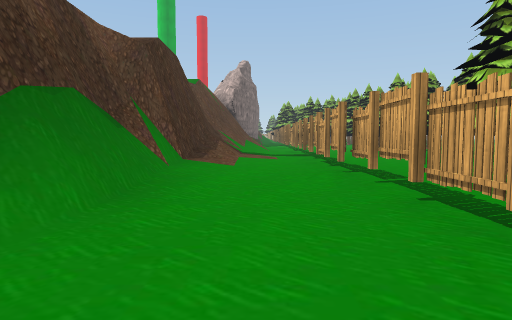
View 1 (above)

21 first-person views from a walk through a Unity game level. The camera is 1.2 m above the floor, tilts 4° down and sees 75° across. The floor is counted in squares, 2 m on a side. Each view is taken from the middle of a square. On the plan, view 1 faces up. The plan holds only what a view shows up to about 10 squares ahead; the rest is blank. The place goes on beyond the plan. The player character is not drawn. Some animated figures are not drawn. Some surface patterns are stand-ins.

View 2
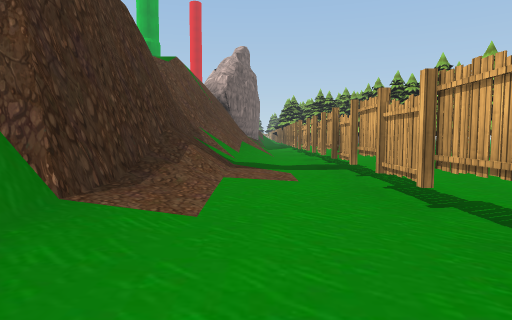

View 3
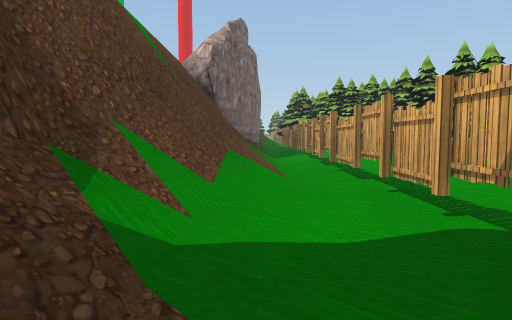

View 4
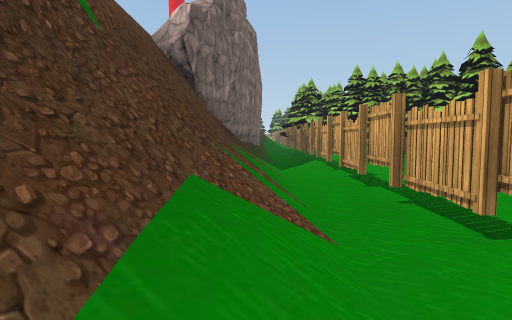

View 5
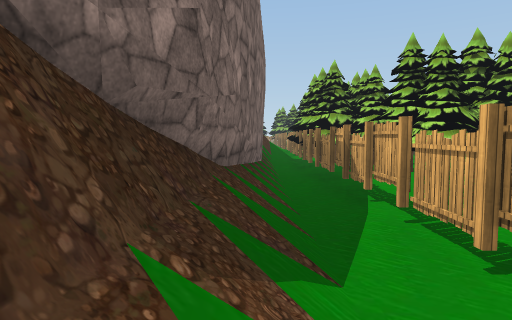

View 6
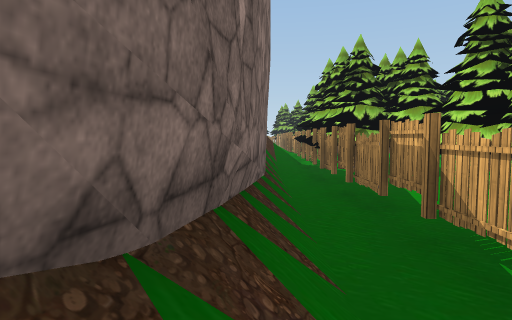

View 7
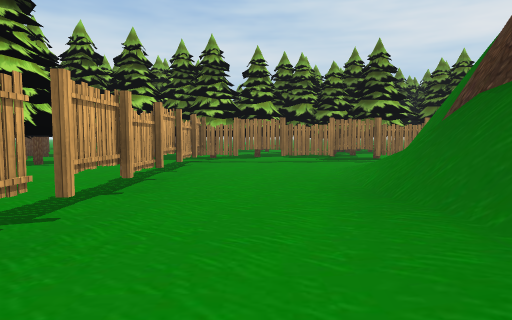

View 8
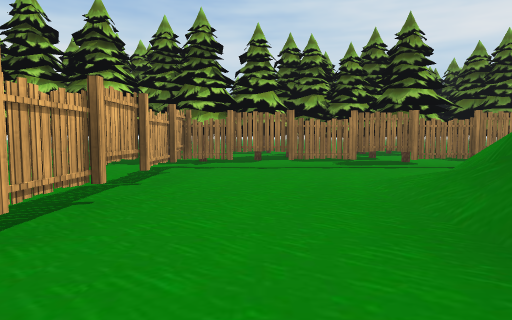

View 9
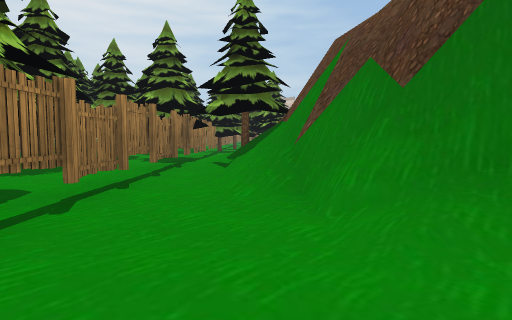

View 10
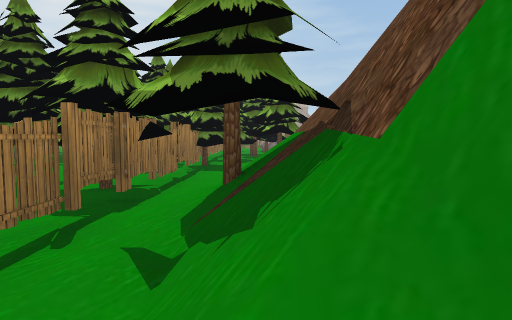

View 11
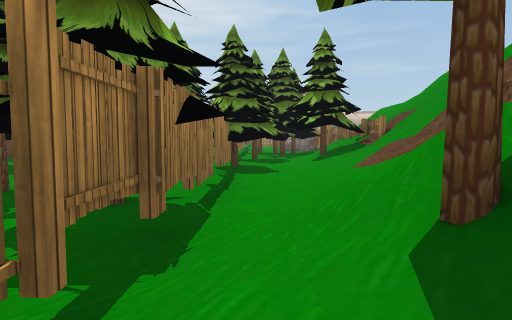

View 12
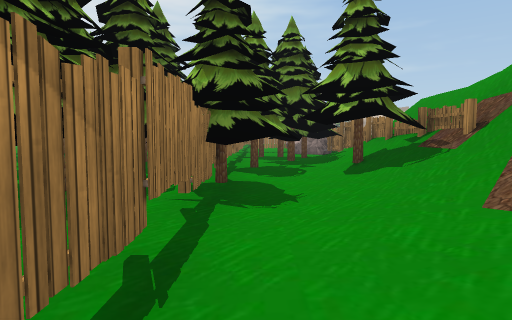

View 13
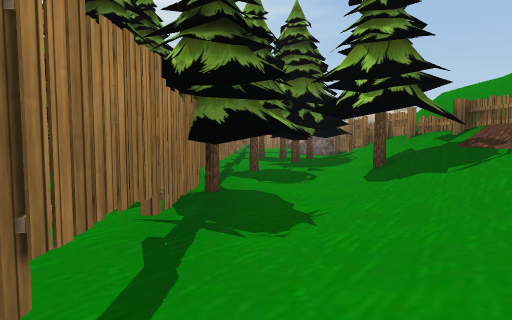

View 14
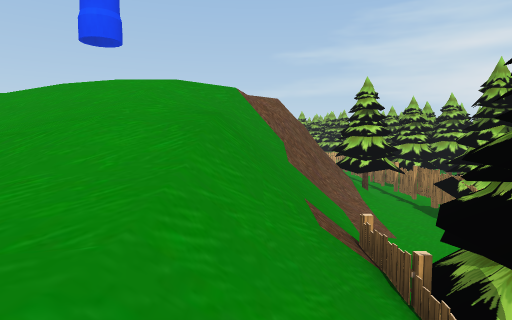

View 15
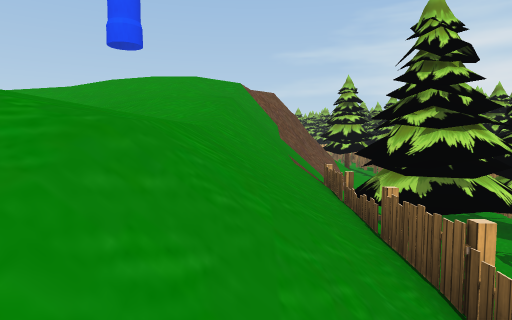

View 16
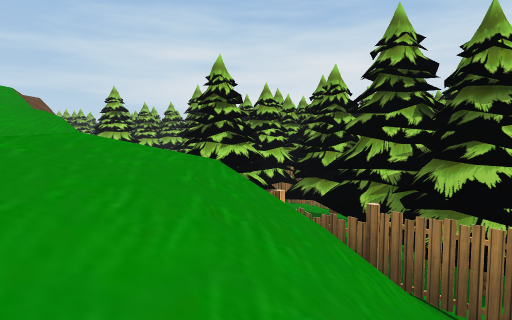

View 17
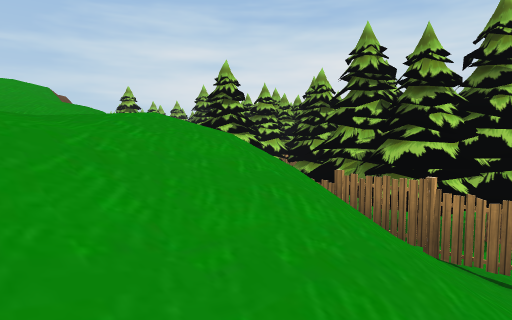

View 18
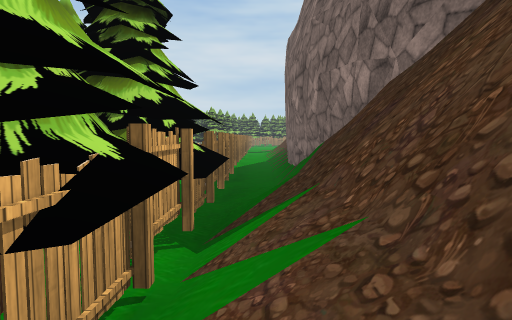

View 19
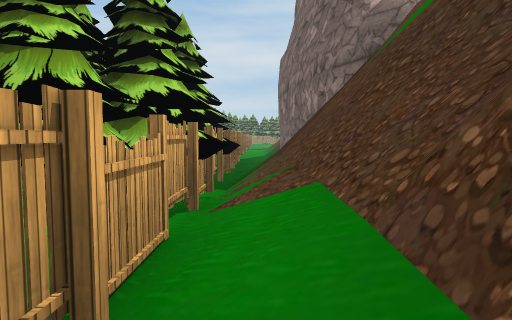

View 20
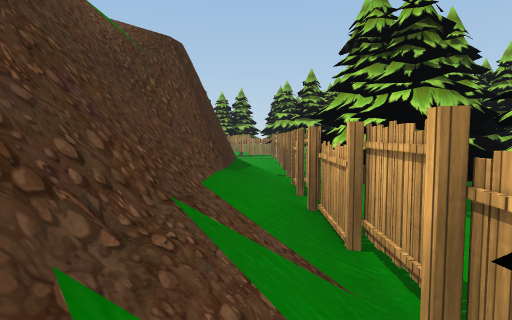

View 21
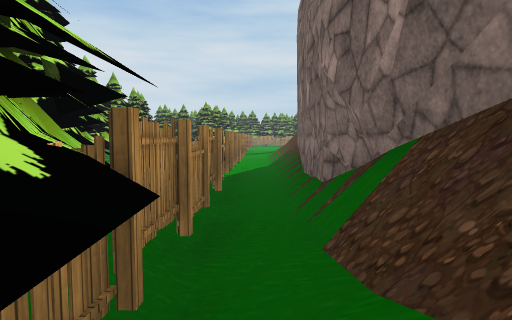

### Floor plan
Key: @ floor where view 1 was taken; # wall or solid block; x gap in a wall; . main floor; : floor 0.25 m higher than the main floor; + floor 6 m higher than the main floor; / step, stairs or slope; = window, fence, low wall or low ledge; v drop or lower ground; T thing the floor can be seen under or through.
Columns run from 21 left of view 1 to 4 right of it. Each row starts with its distance up from view 1.
 37                     /#/##
 36                     ##/##
 35                     ##/=#
 34                     v#/##
 33                     v#/##
 32                     v#/#
 31                     ##/#
 30                      #/#
 29                      #/#
 28                      #/#
 27                      #/#
 26                      #.###
 25                      #.x.#
 24                      #.#.
 23                      #.#.
 22                      #.#.
 21                     ##.x
 20                    /#/.#.
 19                    /#/.#.
 18                    v#/.#.
 17                    v#/.#.
 16                    ##/.#.
 15                    #//.x.
 14                   /#//.T.
 13                   /#//.T.
 12                    #//.T.
 11                    #//.T.
 10                    #/:.T.
  9                    #/:.T.
  8          //       /#/:.T.
  7         ///       v#/..T.
  6 ////    ///       ##/..T
  5 ////  ////+       ##:..T
  4 ///////////+      ##...x
  3 ////////#//#/+    #=...#
  2 ///vvv/////### /vv#/...##
  1  ###vv##/////#####=/...#
  0   ######/////## //...@.#
 -1       ###...////.......=
 -2        #################

Positions as (right, up) in squares from view 1, and headings:
1: (0, 0), facing up
2: (0, 4), facing up
3: (0, 9), facing up
4: (0, 12), facing up
5: (0, 17), facing up
6: (0, 20), facing up
7: (0, 7), facing down
8: (0, 5), facing down
9: (0, 0), facing left
10: (-4, 0), facing left
11: (-6, -1), facing left
12: (-9, -1), facing left
13: (-10, -1), facing left
14: (-17, 3), facing right
15: (-19, 3), facing right
16: (-20, 5), facing down-right
17: (-21, 6), facing down-right
18: (1, 34), facing down
19: (1, 37), facing down
20: (1, 32), facing up
21: (1, 31), facing down
